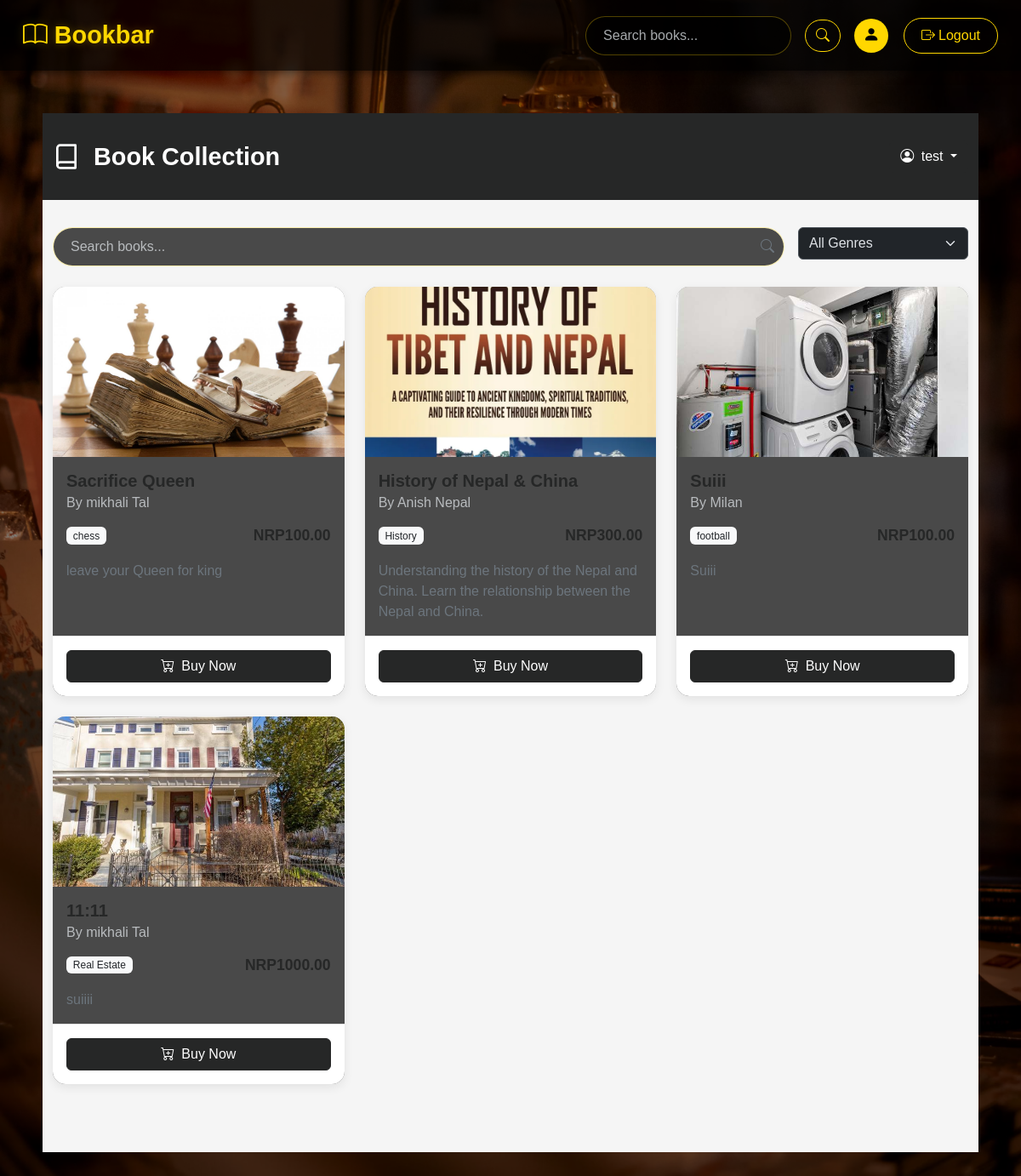
Page /product/book_list/ (signed in) on the earlier database version.
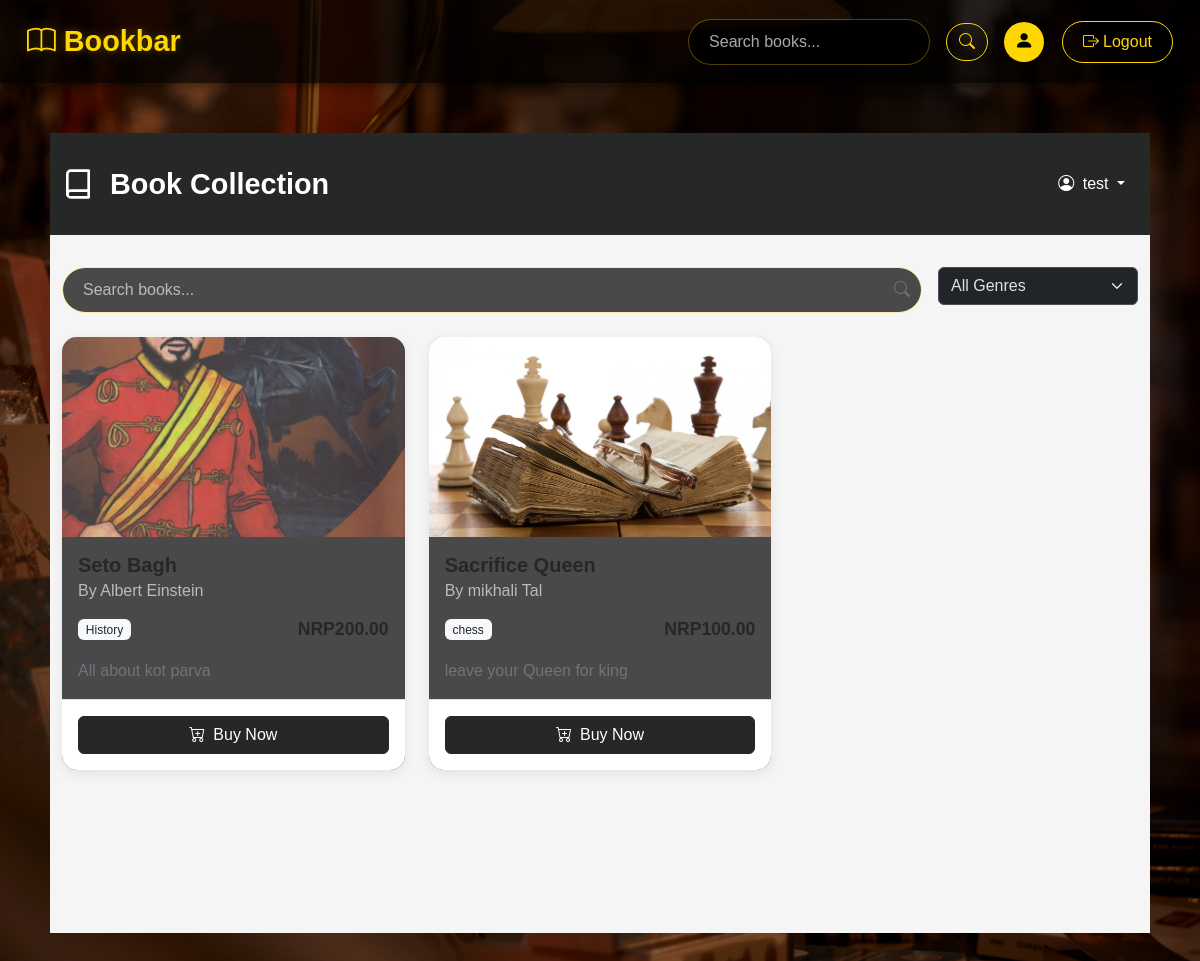
Same page on the later database version.
### product/models.py (models this page shows, shortened)
class Book(models.Model):
    Title= models.CharField(max_length=25)
    Author= models.ForeignKey(Author, on_delete=models.CASCADE)
    Descriptions= models.TextField()
    Genere= models.CharField(max_length=15)
    Price =models.DecimalField(max_digits=6 , decimal_places=2)
    Cover_Page= models.ImageField(upload_to='image/')

class Author(models.Model):
    Name= models.CharField(max_length=100)
    DOB= models.DateField(blank=True, null=True)
    Education= models.CharField(max_length=250)

### product/views.py (the view)
# urls.py: path('book_list/', views.book_list, name='book_list'),
@login_required
def book_list(request):
    book = Book.objects.all()
    return render(request,'book_list.html', {'book': book})

### product/templates/book_list.html (shortened to what this page needs)
{% extends 'base.html' %}
{% block content %}
<div class="book-list-container">
    <div class="header-section">
        <div class="container">
            <div class="d-flex justify-content-between align-items-center flex-wrap">
                <div class="header-title">
                    <div class="brand-logo">
                    </div>
                    <h1>Book Collection</h1>
                </div>
                <div class="user-controls">
                    {% if user.is_authenticated %}
                        <div class="dropdown">
                            <button class="btn custom-btn-dark dropdown-toggle" type="button" id="userDropdown" data-bs-toggle="dropdown" aria-expanded="false">
                                <i class="bi bi-person-circle me-1"></i>
                                {{ user.username }}
                            </button>
                        </div>
                    {% endif %}
                </div>
            </div>
        </div>
    </div>
    <div class="container main-content">
        {% if book %}
            <div class="book-filter-section mb-4">
                <div class="search-box">
                    <input type="text" id="bookSearch" class="form-control" placeholder="Search books...">
                    <i class="bi bi-search search-icon"></i>
                </div>
                <div class="filter-options">
                    <select class="form-select" id="genreFilter">
                        <option value="">All Genres</option>
                    </select>
                </div>
            </div>
            <div class="row row-cols-1 row-cols-md-2 row-cols-lg-3 g-4 book-grid">
                {% for b in book %}
                    <div class="col book-item" data-title="{{ b.Title|lower }}" data-genre="{{ b.Genere|lower }}">
                        <div class="card h-100 book-card">
                            <div class="book-cover-container">
                                {% if b.Cover_Page %}
                                    <img src="{{ b.Cover_Page.url }}" class="card-img-top book-cover" alt="{{ b.Title }}">
                                {% else %}
                                    <div class="no-cover">
                                        <i class="bi bi-book"></i>
                                        <span>No Cover</span>
                                    </div>
                                {% endif %}
                            </div>
                            <div class="card-body">
                                <h5 class="card-title">{{ b.Title }}</h5>
                                <h6 class="card-subtitle mb-2 text-muted">By {{ b.Author.Name }}</h6>
                                <div class="book-details">
                                    <span class="badge bg-light text-dark genre-badge">{{ b.Genere }}</span>
                                    <span class="price-tag">NRP{{ b.Price }}</span>
                                </div>
                                <p class="card-text description">{{ b.Descriptions }}</p>
                            </div>
                            <div class="card-footer">
                                {% if user.is_authenticated %}
                                    {% if user.is_superuser %}
                                        <div class="admin-actions">
                                            <a href="{% url 'update_book' b.id %}" class="btn btn-sm custom-btn-outline">
                                                <i class="bi bi-pencil me-1"></i>Edit
                                            </a>
                                            <a href="{% url 'delete_book' b.id %}" class="btn btn-sm btn-danger">
                                                <i class="bi bi-trash me-1"></i>Delete
                                            </a>
                                        </div>
                                    {% else %}
                                        <a href="{% url 'buy_book' b.id %}" class="btn custom-btn-dark w-100">
                                            <i class="bi bi-cart-plus me-2"></i>Buy Now
                                        </a>
                                    {% endif %}
                                {% endif %}
                            </div>
                        </div>
                    </div>
                {% endfor %}
            </div>
        {% endif %}
    </div>
</div>
{% endblock %}

### templates/base.html (shortened to what this page needs)
{% load static %}
<!DOCTYPE html>
<html lang="en" data-bs-theme="dark">
<head>
    <link href="https://cdn.jsdelivr.net/npm/bootstrap@5.3.5/dist/css/bootstrap.min.css" rel="stylesheet">
    <link rel="stylesheet" href="https://cdn.jsdelivr.net/npm/bootstrap-icons@1.11.1/font/bootstrap-icons.css">
</head>
<body>
    <nav class="navbar navbar-expand-lg">
        <div class="container-fluid">
            <a class="navbar-brand" href="{% url 'home' %}">
                <i class="bi bi-book me-2"></i>Bookbar
            </a>
            <div class="collapse navbar-collapse" id="navbarSupportedContent">
                <form class="search-form me-lg-3" role="search">
                    <input class="form-control me-2" type="search" placeholder="Search books..." aria-label="Search">
                    <button class="btn btn-outline-success" type="submit">
                        <i class="bi bi-search"></i>
                    </button>
                </form>
                {% if user.is_authenticated %}
                    <div class="user-menu">
                        <a href="{% url 'home' %}">
                            <div class="user-icon">
                                <i class="bi bi-person-fill"></i>
                            </div>
                        </a>
                        <form method="POST" action="{% url 'logout' %}">
                            <button type="submit" class="btn auth-btn login-btn">
                                <i class="bi bi-box-arrow-right me-1"></i>Logout
                            </button>
                        </form>
                    </div>
                {% endif %}
            </div>
        </div>
    </nav>
    <div class="content-container container fade-in">
        {% block content %}{% endblock %}
    </div>
</body>
</html>

### product/templates/book_list.html (style rules this page uses)
:root { --custom-dark: #262727; --custom-dark-hover: #3a3b3b; --custom-dark-focus: rgba(38, 39, 39, 0.25); --border-color: #e0e0e0; --text-muted: #6c757d; --light-bg: #f8f9fa; --card-shadow: 0 4px 12px rgba(0,0,0,0.08); }
.book-list-container { min-height: 100vh; background-color: #f5f5f5; }
.header-section { background-color: var(--custom-dark); color: white; padding: 2rem 0; margin-bottom: 2rem; }
.header-title { display: flex; align-items: center; }
.brand-logo { margin-right: 1rem; color: white; }
.header-title h1 { margin: 0; font-weight: 600; font-size: 1.8rem; }
.main-content { padding-bottom: 3rem; }
.book-filter-section { display: flex; gap: 1rem; margin-bottom: 2rem; }
.search-box { position: relative; flex: 1; }
.search-icon { position: absolute; right: 12px; top: 50%; transform: translateY(-50%); color: var(--text-muted); }
.filter-options { width: 200px; }
.book-grid { margin-bottom: 2rem; }
.book-card { transition: transform 0.3s ease, box-shadow 0.3s ease; border: none; box-shadow: var(--card-shadow); overflow: hidden; }
.book-cover-container { height: 200px; overflow: hidden; display: flex; align-items: center; justify-content: center; background-color: #f0f0f0; }
.book-cover { width: 100%; height: 100%; object-fit: cover; }
.card-title { font-weight: 600; margin-bottom: 0.5rem; color: var(--custom-dark); }
.book-details { display: flex; justify-content: space-between; align-items: center; margin: 1rem 0; }
.genre-badge { font-weight: 500; }
.price-tag { font-weight: 700; color: var(--custom-dark); font-size: 1.1rem; }
.description { color: var(--text-muted); display: -webkit-box; -webkit-line-clamp: 3; -webkit-box-orient: vertical; overflow: hidden; text-overflow: ellipsis; }
.card-footer { background-color: white; border-top: 1px solid var(--border-color); padding: 1rem; }
.custom-btn-dark { background-color: var(--custom-dark); border-color: var(--custom-dark); color: white; transition: all 0.3s ease; }

Differences in the rows shown:
removed Book: Cover_Page (picture), Title "History of Nepal & China", Author.Name "Anish Nepal", Genere "History", Price "300.00", Descriptions "Understanding the history of the Nepal and China. Learn the relationship between the Nepal and China."
removed Book: Cover_Page (picture), Title "Suiii", Author.Name "Milan", Genere "football", Price "100.00", Descriptions "Suiii"
removed Book: Cover_Page (picture), Title "11:11", Author.Name "mikhali Tal", Genere "Real Estate", Price "1000.00", Descriptions "suiiii"
added Book: Cover_Page (picture), Title "Seto Bagh", Author.Name "Albert Einstein", Genere "History", Price "200.00", Descriptions "All about kot parva"
